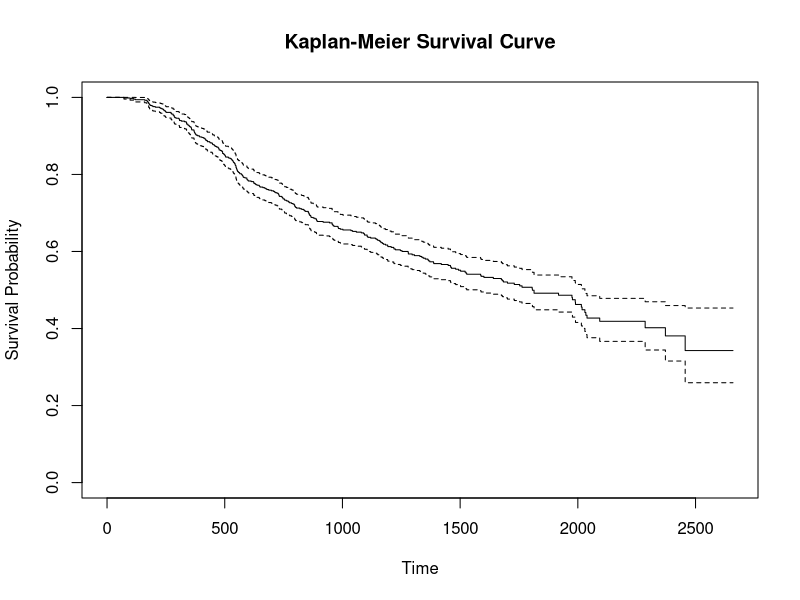

Reproduce this figure in R.
install.packages("survival")
library(survival)
library(readxl)
# Example data
setwd("C:/Users/Sujal Yadav/Desktop/Project")
data<-read_xlsx("Biostatistics Project.xlsx")
time <- data$`Recurrence Free Survival Time`  # Survival times
status <- data$Status  # Event occurred (1) or censored (0)
surv_object <- Surv(time, status)
km_fit <- survfit(surv_object ~ 1)
summary(km_fit)
plot(km_fit, xlab = "Time", ylab = "Survival Probability", main = "Kaplan-Meier Survival Curve")